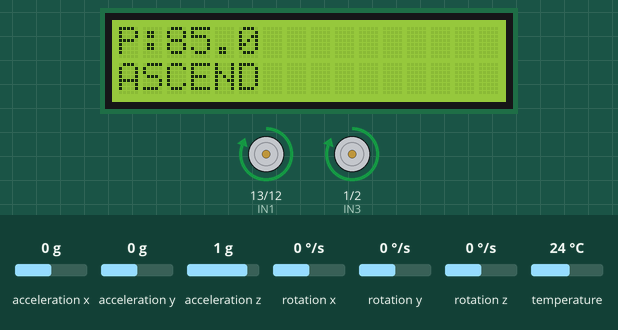
Simulated run of this sketch. Board: Arduino Uno, built with avr-gcc and run on an emulated ATmega328P. Parts: 16×2 character LCD, motor-driver pin pairs drawn as motors (green arrow = first pin HIGH = forward, orange = second pin HIGH = backward, longer = more drive, scaled by the enable pin). The inputs (shaded band) are chosen by the test bench; at power-on: rotation y 0 °/s, acceleration x 0 g, acceleration y 0 g, acceleration z 1 g, rotation x 0 °/s, rotation z 0 °/s, temperature 24 °C.

Above: at 2.1 s.
2.2 s: rotation y set to 91 °/s
At 2.36 s:
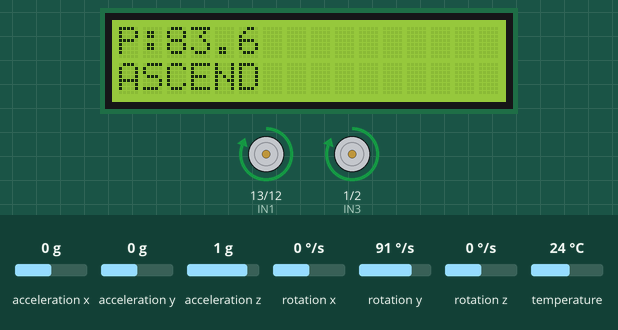
3.7 s: rotation y set to 105 °/s
At 5.38 s:
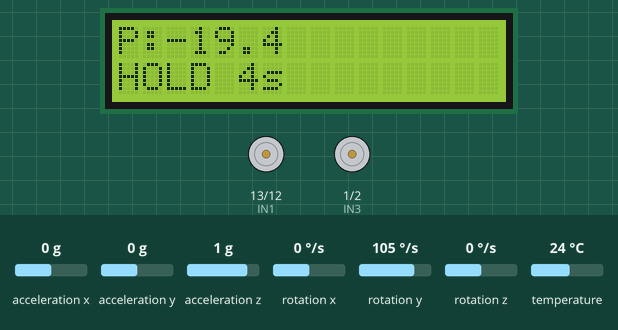
6.7 s: acceleration x set to -1.4 g
At 9.04 s:
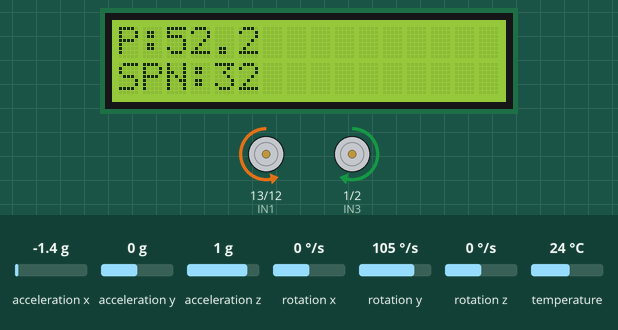
9.7 s: acceleration y set to -1.4 g
At 12.48 s:
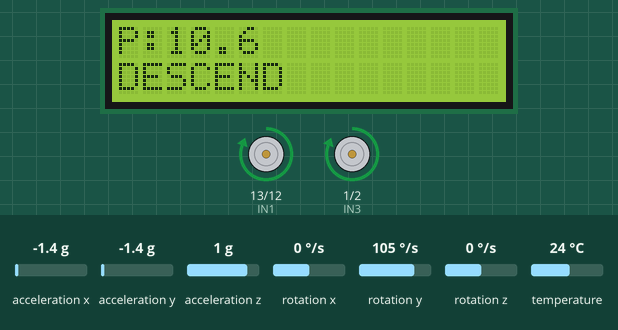
12.7 s: acceleration z set to -1.4 g
At 14.11 s:
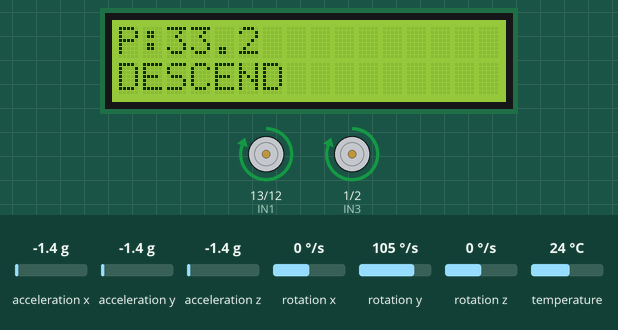
Timing chart, 0 to 15.4 s (numbered marks = the images above; inputs shaded):
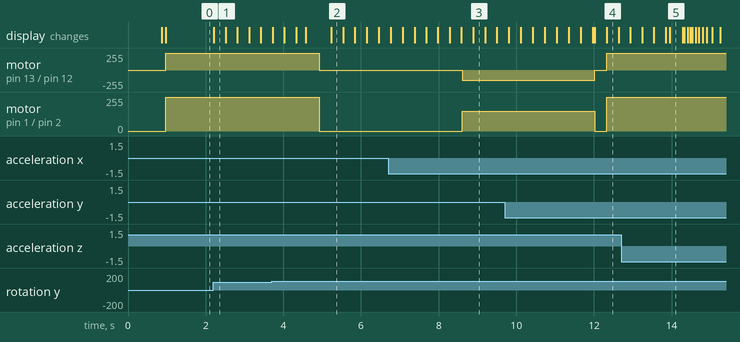

Measured:
- the behaviour switches between 98 and 99 °/s on rotation y (found by bisection; images 1 and 2)
- after the input at 2.2 s, the display: changes at once (image 1)
- after the input at 3.7 s, motor on pin 13 (IN1) / pin 12 (IN2), motor on pin 1 (IN3) / pin 2 (IN4): forward 255/255 → stopped after 1.2 s

The sketch:

Move_RC_Car_v10__Ramp_.ino
```cpp
#include <Wire.h>
#include <Adafruit_MPU6050.h>
#include <Adafruit_Sensor.h>
#include <LiquidCrystal.h>

// ================= LCD PINS=================
LiquidCrystal lcd(8, 9, 4, 5, 6, 7);
// ================= MPU6050 PINS=================
Adafruit_MPU6050 mpu;
// ================= MOTOR PINS =================
const int ENA = 11;
const int IN1 = 13;
const int IN2 = 12;

const int ENB = 3;
const int IN3 = 1;
const int IN4 = 2;
// ================= SPEEDS CONTROLS =================
const int FWD_SPEED  = 255;
const int SPIN_SPEED = 150;
// ================= ANGLE CONSTANTS =================
const float PITCH_OFFSET = 85.0;   // your board offset
const float RAMP_UP_THRESHOLD    = 15.0;
const float RAMP_DOWN_THRESHOLD  = -15.0;
const float TOP_FLAT_THRESHOLD    = 10.0;
const float BOTTOM_FLAT_THRESHOLD = 10.0;

const unsigned long TOP_FLAT_HOLD_MS    = 120;
const unsigned long BOTTOM_FLAT_HOLD_MS = 200;

const unsigned long SPIN_TIMEOUT_MS = 5000;
// ================= STATE MACHINE =================
enum State { ASCEND, HOLD_TOP, SPIN, DESCEND, DONE };
State state = ASCEND;

bool hasClimbedRamp = false;
bool hasDescendedRamp = false;

unsigned long holdStart = 0;
unsigned long spinStart = 0;
unsigned long lastTime  = 0;

float yawDeg = 0;
float pitchFiltered = 0;
bool pitchInit = false;

// ===== store maximum ramp angle =====
float maxRampAngle = 0.0;

// ================= MOTOR FUNCTIONS =================
void stopMotors() {
  analogWrite(ENA, 0);
  analogWrite(ENB, 0);
  digitalWrite(IN1, LOW);
  digitalWrite(IN2, LOW);
  digitalWrite(IN3, LOW);
  digitalWrite(IN4, LOW);
}

void forward() {
  digitalWrite(IN1, HIGH); digitalWrite(IN2, LOW);
  analogWrite(ENA, FWD_SPEED);

  digitalWrite(IN3, HIGH); digitalWrite(IN4, LOW);
  analogWrite(ENB, FWD_SPEED);
}

void backward() {
  digitalWrite(IN1, HIGH);  digitalWrite(IN2, LOW);
  analogWrite(ENA, FWD_SPEED);

  digitalWrite(IN3, HIGH);  digitalWrite(IN4, LOW);
  analogWrite(ENB, FWD_SPEED);
}

void spinInPlace() {
  digitalWrite(IN1, LOW);  digitalWrite(IN2, HIGH);
  analogWrite(ENA, SPIN_SPEED);

  digitalWrite(IN3, HIGH); digitalWrite(IN4, LOW);
  analogWrite(ENB, SPIN_SPEED);
}
// ================= ANGLE HELPERS =================
float computeAccelPitch(sensors_event_t &a) {
  float ax = a.acceleration.x;
  float ay = a.acceleration.y;
  float az = a.acceleration.z;

  float pitch = atan2(-ax, sqrt(ay*ay + az*az)) * 180.0 / PI;
  return pitch + PITCH_OFFSET;
}

// ====================== SETUP ======================
void setup() {
  lcd.begin(16, 2);
  lcd.print("MPU Ramp Bot");
  delay(800);
  lcd.clear();

  pinMode(ENA, OUTPUT); pinMode(IN1, OUTPUT); pinMode(IN2, OUTPUT);
  pinMode(ENB, OUTPUT); pinMode(IN3, OUTPUT); pinMode(IN4, OUTPUT);

  stopMotors();

  if (!mpu.begin()) {
    lcd.print("MPU ERROR");
    while (1);
  }

  mpu.setAccelerometerRange(MPU6050_RANGE_4_G);
  mpu.setGyroRange(MPU6050_RANGE_500_DEG);
  mpu.setFilterBandwidth(MPU6050_BAND_21_HZ);

  delay(100);
  lastTime = millis();
}

// ====================== LOOP ======================
void loop() {

  sensors_event_t accel, gyro, temp;
  mpu.getEvent(&accel, &gyro, &temp);

  unsigned long now = millis();
  float dt = (now - lastTime) / 1000.0;
  if (dt <= 0) dt = 0.001;
  lastTime = now;

  // ---- Accelerometer pitch ----
  float pitchAccel = computeAccelPitch(accel);

  // ---- Gyro pitch rate (choose correct axis depending on board orientation) ----
  float gyroPitchRate = -gyro.gyro.y * 180.0 / PI;

  // ---- Complementary filter ----
  const float alpha = 0.98;

  if (!pitchInit) {
    pitchFiltered = pitchAccel;
    pitchInit = true;
  } else {
    float pitchGyroIntegrated = pitchFiltered + gyroPitchRate * dt;
    pitchFiltered = alpha * pitchGyroIntegrated + (1 - alpha) * pitchAccel;
  }

  // ---- Gyro for yaw (spin) ----
  float gx = gyro.gyro.x * 180.0 / PI;
  float gy = gyro.gyro.y * 180.0 / PI;
  float gz = gyro.gyro.z * 180.0 / PI;

  // ================= LCD PITCH DISPLAY =================
  lcd.setCursor(0, 0);
  lcd.print("P:");
  lcd.print(pitchFiltered, 1);
  lcd.print("     ");
  lcd.setCursor(0, 1);
  float p = pitchFiltered;

  // ======================= STATE MACHINE =======================

  switch (state) {
    // -------------------- ASCEND PHASE -------------------------
    case ASCEND:
      lcd.print("ASCEND       ");
      forward();

      // Track maximum angle while climbing
      if (p > maxRampAngle) maxRampAngle = p;

      // Detect uphill
      if (p > RAMP_UP_THRESHOLD) {
        hasClimbedRamp = true;
      }

      // Confirm top when pitch returns near flat for a bit
      static unsigned long topFlatStart = 0;
      if (hasClimbedRamp && fabs(p) < TOP_FLAT_THRESHOLD) {
        if (topFlatStart == 0) topFlatStart = now;

        if (now - topFlatStart >= TOP_FLAT_HOLD_MS) {
          delay(350);
          stopMotors();
          holdStart = now;
          state = HOLD_TOP;
        }
      } else {
        topFlatStart = 0;
      }
      break;

    // -------------- HOLD 4 SECONDS ON TOP ------------------
    case HOLD_TOP:
      lcd.print("HOLD 4s      ");
      stopMotors();

      if (now - holdStart >= 4000) {
        yawDeg = 0;
        spinStart = now;
        state = SPIN;
      }
      break;

// -------------------- SPIN 360 DEGREES -----------------------
    case SPIN: {
      // pick axis with strongest spin
      float yawRate = gx;
      if (fabs(gy) > fabs(yawRate)) yawRate = gy;
      if (fabs(gz) > fabs(yawRate)) yawRate = gz;

      yawDeg += yawRate * dt;

      lcd.print("SPN:");
      lcd.print(yawDeg, 0);
      lcd.print("   ");

      spinInPlace();

      bool angleDone   = (fabs(yawDeg) >= 360.0);
      bool timeoutDone = (now - spinStart >= SPIN_TIMEOUT_MS);

      if (angleDone || timeoutDone) {
        stopMotors();
        delay(300);
        hasDescendedRamp = false;
        state = DESCEND;
      }
      break;
    }

//   -------------------  DESCEND RAMP  -------------------------
    case DESCEND:
      lcd.print("DESCEND      ");
      backward();

      if (p < RAMP_DOWN_THRESHOLD) {
        hasDescendedRamp = true;
      }

      static unsigned long bottomFlatStart = 0;
      if (hasDescendedRamp && fabs(p) < BOTTOM_FLAT_THRESHOLD) {
        if (bottomFlatStart == 0) bottomFlatStart = now;

        if (now - bottomFlatStart >= BOTTOM_FLAT_HOLD_MS) {
          stopMotors();
          state = DONE;
        }
      } else {
        bottomFlatStart = 0;
      }
      break;

// ---------------------    DONE    --------------------------
    case DONE:
      stopMotors();
      lcd.clear();
      lcd.setCursor(0,0);
      lcd.print("FINISHED");

      lcd.setCursor(0,1);
      lcd.print("Max:");
      lcd.print(maxRampAngle, 1);
      lcd.print(" deg");

      while (1);  // freeze forever
      break;
  }
  delay(10);
}
```
